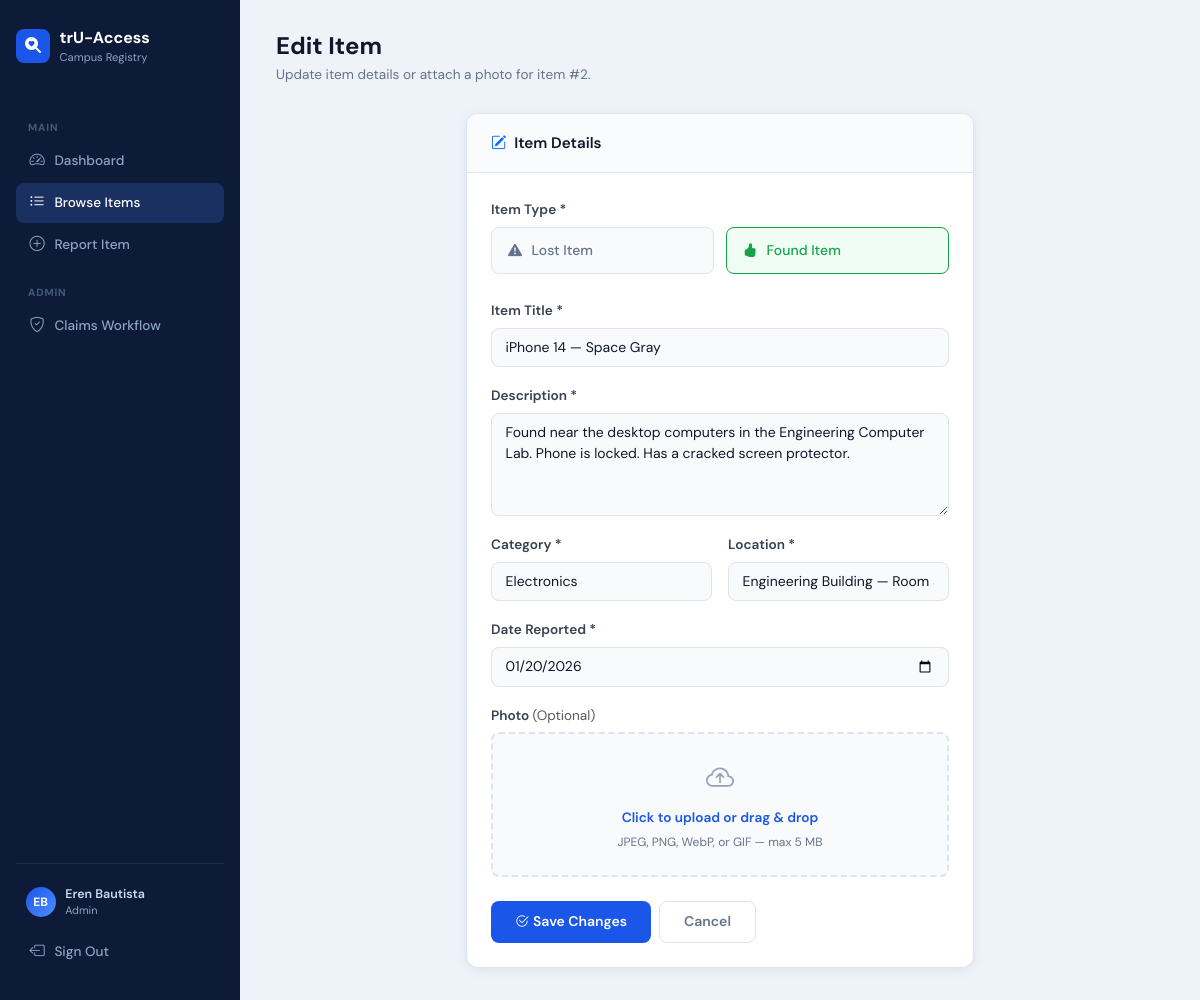
Page /code/edit_item.php?item_id=2 (signed in) on the committed database.
### tables this page shows
CREATE TABLE `items` (
  `item_id` int(11) NOT NULL,
  `reported_by` int(11) NOT NULL,
  `category_id` int(11) NOT NULL,
  `location_id` int(11) NOT NULL,
  `item_type` enum('lost','found') NOT NULL,
  `item_name` varchar(150) NOT NULL,
  `description` text DEFAULT NULL,
  `photo_path` varchar(255) DEFAULT NULL,
  `status` enum('active','claimed','archived') NOT NULL DEFAULT 'active',
  `date_reported` date NOT NULL,
  `created_at` timestamp NOT NULL DEFAULT current_timestamp()
);

### code/db_connect.php (called while the page is built, shortened)
<?php
function is_admin_or_staff(): bool {
    return isset($_SESSION['user']['role'])
        && in_array($_SESSION['user']['role'], ['admin', 'staff'], true);
}
function e($val): string {
    return htmlspecialchars((string)$val, ENT_QUOTES, 'UTF-8');
}

### code/edit_item.php (the view, shortened to what this page needs)
<?php
require_once 'db_connect.php';
$item_id = isset($_GET['item_id']) && ctype_digit($_GET['item_id'])
           ? (int)$_GET['item_id'] : 0;
$categories = $conn->query("SELECT category_id, category_name FROM categories ORDER BY category_name");
$locations  = $conn->query("SELECT location_id, CONCAT(building_name, ' — ', room_or_area) AS location_label FROM locations ORDER BY building_name, room_or_area");
$stmt = $conn->prepare("SELECT * FROM items WHERE item_id = ? LIMIT 1");
$stmt->bind_param('i', $item_id);
$stmt->execute();
$item = $stmt->get_result()->fetch_assoc();
$errors  = [];
$old = $item;
?>
<!DOCTYPE html>
<html lang="en">
<head>
<link rel="stylesheet" href="https://cdn.jsdelivr.net/npm/bootstrap@5.3.3/dist/css/bootstrap.min.css">
<link rel="stylesheet" href="https://cdn.jsdelivr.net/npm/bootstrap-icons@1.11.3/font/bootstrap-icons.min.css">
</head>
<body>
<aside class="clf-sidebar">
  <a href="index.php" class="brand">
    <div class="brand-icon"><i class="bi bi-search-heart-fill"></i></div>
    <div>trU-Access <small>Campus Registry</small></div>
  </a>
  <nav>
    <div class="clf-nav-label">Main</div>
    <a href="index.php"      class="clf-nav-link"><i class="bi bi-speedometer2"></i> Dashboard</a>
    <a href="items_list.php" class="clf-nav-link active"><i class="bi bi-list-ul"></i> Browse Items</a>
    <a href="add_item.php"   class="clf-nav-link"><i class="bi bi-plus-circle"></i> Report Item</a>
    <?php if (is_admin_or_staff()): ?>
    <div class="clf-nav-label">Admin</div>
    <a href="admin_workflow.php" class="clf-nav-link"><i class="bi bi-shield-check"></i> Claims Workflow</a>
    <?php endif; ?>
  </nav>
  <div class="clf-sidebar-spacer"></div>
  <div class="clf-sidebar-footer">
    <?php
      $current_user = $_SESSION['user'] ?? [];
      $initials = '';
      if (!empty($current_user['full_name'])) {
        $parts    = explode(' ', trim($current_user['full_name']));
        $initials = strtoupper(substr($parts[0], 0, 1) . (isset($parts[1]) ? substr($parts[1], 0, 1) : ''));
      }
    ?>
    <div class="clf-user-pill">
      <div class="clf-user-avatar"><?= $initials ?: 'U' ?></div>
      <div>
        <div class="clf-user-name"><?= e($current_user['full_name'] ?? 'User') ?></div>
        <div class="clf-user-role"><?= ucfirst(e($current_user['role'] ?? '')) ?></div>
      </div>
    </div>
    <a href="logout.php" class="clf-logout-btn">
      <i class="bi bi-box-arrow-left"></i> Sign Out
    </a>
  </div>
</aside>
<main class="clf-main">
  <div class="page-header">
    <h1>Edit Item</h1>
    <p>Update item details or attach a photo for item #<?= $item_id ?>.</p>
  </div>
  <div class="row justify-content-center">
    <div class="col-lg-8 col-xl-7">
      <div class="clf-card">
        <div class="clf-card-header">
          <i class="bi bi-pencil-square me-2 text-primary"></i>Item Details
        </div>
        <div class="clf-card-body">
          <form id="editItemForm" method="POST" action="edit_item.php?item_id=<?= $item_id ?>"
                enctype="multipart/form-data" novalidate>
            <div class="mb-4">
              <label class="form-label">Item Type *</label>
              <div class="type-toggle" id="typeToggle">
                <label class="type-option <?= (($old['item_type'] ?? '') === 'lost') ? 'selected-lost' : '' ?>"
                       id="labelLost">
                  <i class="bi bi-exclamation-triangle-fill"></i> Lost Item
                </label>
                <label class="type-option <?= (($old['item_type'] ?? '') === 'found') ? 'selected-found' : '' ?>"
                       id="labelFound">
                  <i class="bi bi-hand-thumbs-up-fill"></i> Found Item
                </label>
              </div>
            </div>
            <div class="mb-3">
              <label for="item_name" class="form-label">Item Title *</label>
              <input type="text" id="item_name" name="item_name" maxlength="150"
                     class="form-control <?= isset($errors['item_name']) ? 'is-invalid' : '' ?>"
                     value="<?= e($old['item_name'] ?? '') ?>"
                     placeholder="e.g. Black Jansport Backpack, Blue Umbrella…">
            </div>
            <div class="mb-3">
              <label for="description" class="form-label">Description *</label>
              <textarea id="description" name="description" rows="4"
                        class="form-control <?= isset($errors['description']) ? 'is-invalid' : '' ?>"
                        placeholder="Describe the item — colour, brand, markings, contents, etc."><?= e($old['description'] ?? '') ?></textarea>
            </div>
            <div class="row g-3 mb-3">
              <div class="col-md-6">
                <label for="category_id" class="form-label">Category *</label>
                <select id="category_id" name="category_id"
                        class="form-select <?= isset($errors['category_id']) ? 'is-invalid' : '' ?>">
                  <?php
                  if ($categories) {
                    while ($cat = $categories->fetch_assoc()) {
                      $sel = ((int)($old['category_id'] ?? 0) === (int)$cat['category_id']) ? 'selected' : '';
                      echo '<option value="' . (int)$cat['category_id'] . '" ' . $sel . '>'
                           . e($cat['category_name']) . '</option>';
                    }
                  }
                  ?>
                </select>
              </div>
              <div class="col-md-6">
                <label for="location_id" class="form-label">Location *</label>
                <select id="location_id" name="location_id"
                        class="form-select <?= isset($errors['location_id']) ? 'is-invalid' : '' ?>">
                  <?php
                  if ($locations) {
                    while ($loc = $locations->fetch_assoc()) {
                      $sel = ((int)($old['location_id'] ?? 0) === (int)$loc['location_id']) ? 'selected' : '';
                      echo '<option value="' . (int)$loc['location_id'] . '" ' . $sel . '>'
                           . e($loc['location_label']) . '</option>';
                    }
                  }
                  ?>
                </select>
              </div>
            </div>
            <div class="mb-3">
              <label for="date_reported" class="form-label">Date Reported *</label>
              <input type="date" id="date_reported" name="date_reported"
                     class="form-control <?= isset($errors['date_reported']) ? 'is-invalid' : '' ?>"
                     value="<?= e($old['date_reported'] ?? date('Y-m-d')) ?>"
                     max="<?= date('Y-m-d') ?>">
            </div>
            <div class="mb-4">
              <label class="form-label">Photo <span class="fw-normal text-muted">(Optional)</span></label>
              <div class="upload-zone" id="uploadZone"
                   onclick="document.getElementById('photo').click()">
                <i class="bi bi-cloud-arrow-up"></i>
                <div class="upload-label">Click to upload or drag &amp; drop</div>
                <div class="upload-sub">JPEG, PNG, WebP, or GIF — max 5 MB</div>
              </div>
            </div>
            <div class="d-flex gap-2">
              <button type="submit" class="btn-clf-primary">
                <i class="bi bi-check2-circle me-1"></i>Save Changes
              </button>
              <a href="view_item.php?item_id=<?= $item_id ?>" class="btn-clf-secondary">Cancel</a>
            </div>
          </form>
        </div>
      </div>
    </div>
  </div>
</main>
</body>
</html>

### rows in the picture
items: item_name "iPhone 14 — Space Gray", description "Found near the desktop computers in the Engineering Computer Lab. Phone is locked. Has a cracked screen protector.", date_reported "01/20/2026"

### other values in the picture
$initials ?: 'U' "EB"
$current_user['full_name'] "Eren Bautista"
$current_user['role'] "Admin"
$item_id "2"
form field category_id "Electronics"
form field location_id "Engineering Building — Room 310 — Computer Laboratory"
